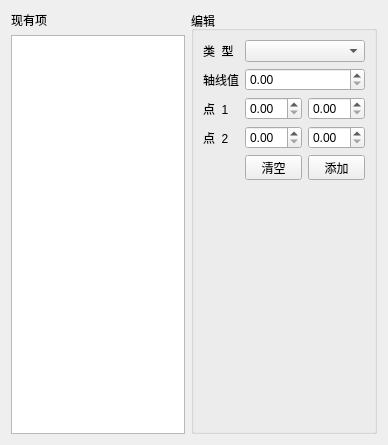
<?xml version="1.0" encoding="UTF-8"?>
<ui version="4.0">
 <class>FormLineManager</class>
 <widget class="QWidget" name="FormLineManager">
  <property name="geometry">
   <rect>
    <x>0</x>
    <y>0</y>
    <width>388</width>
    <height>445</height>
   </rect>
  </property>
  <property name="windowTitle">
   <string>Form</string>
  </property>
  <layout class="QGridLayout" name="gridLayout_2">
   <item row="1" column="0">
    <widget class="QLabel" name="label">
     <property name="text">
      <string>现有项</string>
     </property>
    </widget>
   </item>
   <item row="2" column="0">
    <widget class="QTableWidget" name="tableWidget_currentList">
     <attribute name="horizontalHeaderStretchLastSection">
      <bool>true</bool>
     </attribute>
    </widget>
   </item>
   <item row="1" column="1" rowspan="2">
    <widget class="QGroupBox" name="groupBox">
     <property name="title">
      <string>编辑</string>
     </property>
     <layout class="QGridLayout" name="gridLayout">
      <item row="5" column="2">
       <widget class="QToolButton" name="toolButton_add">
        <property name="sizePolicy">
         <sizepolicy hsizetype="Preferred" vsizetype="Fixed">
          <horstretch>0</horstretch>
          <verstretch>0</verstretch>
         </sizepolicy>
        </property>
        <property name="text">
         <string>添加</string>
        </property>
       </widget>
      </item>
      <item row="4" column="2">
       <widget class="QDoubleSpinBox" name="doubleSpinBox_point2_y"/>
      </item>
      <item row="1" column="0">
       <widget class="QLabel" name="label_value">
        <property name="text">
         <string>轴线值</string>
        </property>
       </widget>
      </item>
      <item row="4" column="1">
       <widget class="QDoubleSpinBox" name="doubleSpinBox_point2_x"/>
      </item>
      <item row="0" column="0">
       <widget class="QLabel" name="label_2">
        <property name="text">
         <string>类  型</string>
        </property>
       </widget>
      </item>
      <item row="0" column="1" colspan="2">
       <widget class="QComboBox" name="comboBox_lineType"/>
      </item>
      <item row="4" column="0">
       <widget class="QLabel" name="label_point2">
        <property name="text">
         <string>点  2</string>
        </property>
       </widget>
      </item>
      <item row="6" column="1">
       <spacer name="verticalSpacer">
        <property name="orientation">
         <enum>Qt::Vertical</enum>
        </property>
        <property name="sizeHint" stdset="0">
         <size>
          <width>20</width>
          <height>40</height>
         </size>
        </property>
       </spacer>
      </item>
      <item row="3" column="0">
       <widget class="QLabel" name="label_point1">
        <property name="text">
         <string>点  1</string>
        </property>
       </widget>
      </item>
      <item row="3" column="1">
       <widget class="QDoubleSpinBox" name="doubleSpinBox_point1_x"/>
      </item>
      <item row="1" column="1" colspan="2">
       <widget class="QDoubleSpinBox" name="doubleSpinBox_value"/>
      </item>
      <item row="3" column="2">
       <widget class="QDoubleSpinBox" name="doubleSpinBox_point1_y"/>
      </item>
      <item row="5" column="3">
       <spacer name="horizontalSpacer">
        <property name="orientation">
         <enum>Qt::Horizontal</enum>
        </property>
        <property name="sizeHint" stdset="0">
         <size>
          <width>40</width>
          <height>20</height>
         </size>
        </property>
       </spacer>
      </item>
      <item row="5" column="1">
       <widget class="QToolButton" name="toolButton_clear">
        <property name="sizePolicy">
         <sizepolicy hsizetype="Preferred" vsizetype="Fixed">
          <horstretch>0</horstretch>
          <verstretch>0</verstretch>
         </sizepolicy>
        </property>
        <property name="text">
         <string>清空</string>
        </property>
       </widget>
      </item>
     </layout>
    </widget>
   </item>
  </layout>
 </widget>
 <resources/>
 <connections/>
</ui>
